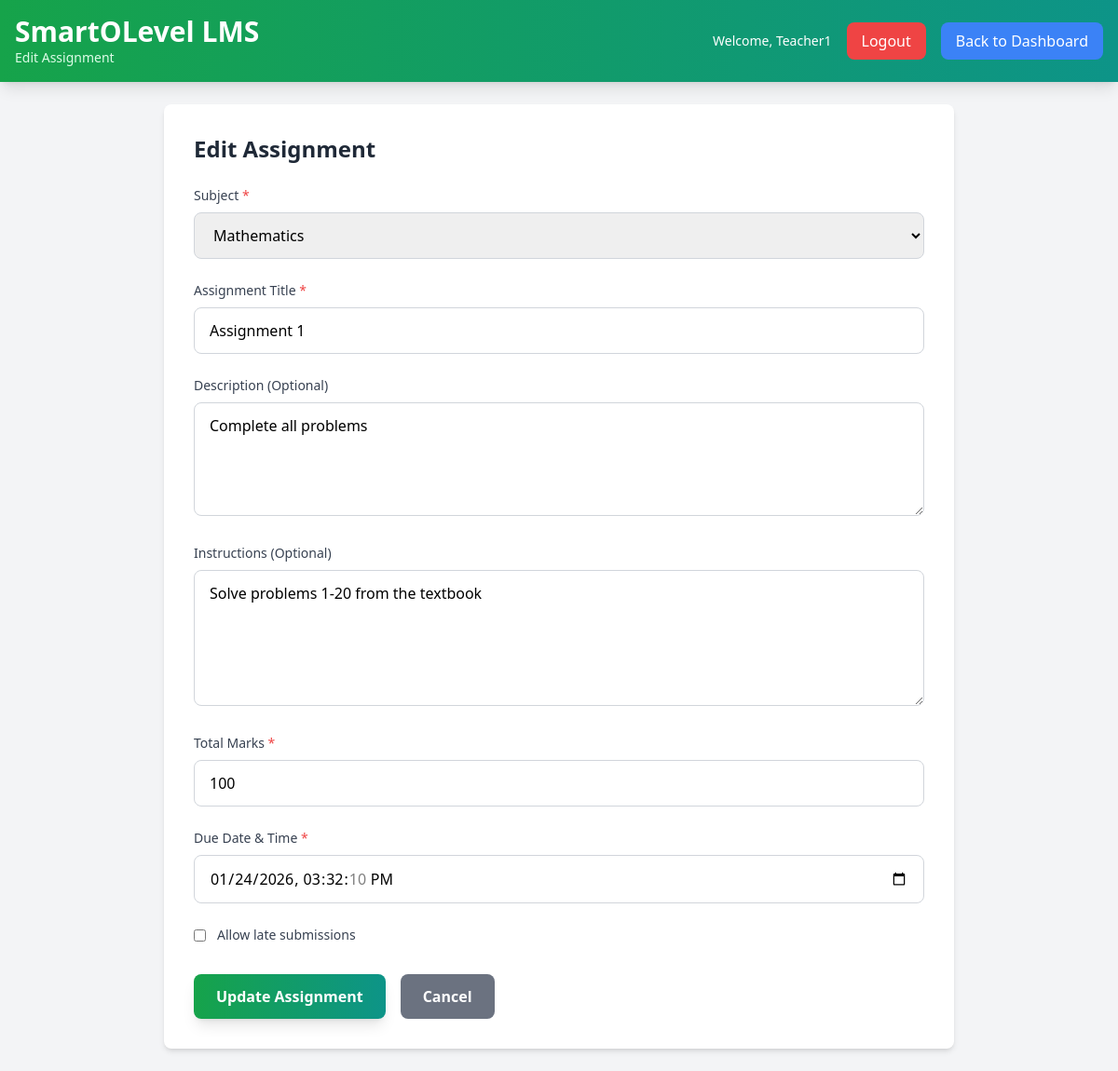
The page /teacher_edit_assignment.php?id=1 (signed in) on the database its author committed.
### tables this page shows
CREATE TABLE assignments (
    assignment_id INT AUTO_INCREMENT PRIMARY KEY,
    subject_id INT NOT NULL,
    teacher_id INT NOT NULL,
    assignment_title VARCHAR(255) NOT NULL,
    description TEXT NULL,
    instructions TEXT NULL,
    file_path VARCHAR(255) NULL,
    total_marks INT NOT NULL,
    due_date DATETIME NOT NULL,
    created_at TIMESTAMP DEFAULT CURRENT_TIMESTAMP,
    is_active BOOLEAN DEFAULT TRUE,
    allow_late_submission BOOLEAN DEFAULT FALSE,
    FOREIGN KEY (subject_id) REFERENCES subjects(subject_id) ON DELETE CASCADE,
    FOREIGN KEY (teacher_id) REFERENCES users(user_id) ON DELETE CASCADE
);

CREATE TABLE subjects (
    subject_id INT AUTO_INCREMENT PRIMARY KEY,
    subject_name VARCHAR(255) NOT NULL,
    subject_code VARCHAR(20) NOT NULL UNIQUE,
    grade_level ENUM('10','11') NOT NULL,
    subject_category ENUM('Language', 'Mathematics', 'Science', 'Social Studies', 'Religion', 'Other') NOT NULL,
    description TEXT NULL,
    is_active BOOLEAN DEFAULT TRUE,
    created_at TIMESTAMP DEFAULT CURRENT_TIMESTAMP
);

### teacher_edit_assignment.php (the view, shortened to what this page needs)
<?php
require_once 'config.php';
$teacher_id = $_SESSION['user_id'];
$teacher_name = $_SESSION['full_name'];
$assignment_id = intval($_GET['id'] ?? 0);
$query = "SELECT a.*, s.subject_name
          FROM assignments a
          INNER JOIN subjects s ON a.subject_id = s.subject_id
          WHERE a.assignment_id = ? AND a.teacher_id = ? AND a.is_active = 1";
$stmt = $conn->prepare($query);
$stmt->bind_param("ii", $assignment_id, $teacher_id);
$stmt->execute();
$result = $stmt->get_result();
$assignment = $result->fetch_assoc();
$subjects_query = "SELECT s.subject_id, s.subject_name
                   FROM subjects s
                   INNER JOIN teacher_subjects ts ON s.subject_id = ts.subject_id
                   WHERE ts.teacher_id = ?
                   ORDER BY s.subject_name";
$stmt = $conn->prepare($subjects_query);
$stmt->bind_param("i", $teacher_id);
$stmt->execute();
$teacher_subjects = $stmt->get_result();
?>
<!DOCTYPE html>
<html lang="en">
<head>
    <script src="https://cdn.tailwindcss.com"></script>
</head>
<body class="bg-gray-100 min-h-screen">
    <header class="bg-gradient-to-r from-green-600 to-teal-600 text-white p-4 shadow-lg">
        <div class="max-w-7xl mx-auto flex justify-between items-center">
            <div>
                <h1 class="text-3xl font-bold">SmartOLevel LMS</h1>
                <p class="text-sm text-green-100">Edit Assignment</p>
            </div>
            <div class="flex items-center gap-4">
                <span class="text-sm">Welcome, <?php echo htmlspecialchars($teacher_name); ?></span>
                <a href="logout.php" class="px-4 py-2 bg-red-500 text-white rounded-lg hover:bg-red-600 transition">Logout</a>
                <a href="teacher_dashboard.php" class="px-4 py-2 bg-blue-500 text-white rounded-lg hover:bg-blue-600 transition">Back to Dashboard</a>
            </div>
        </div>
    </header>
    <div class="max-w-4xl mx-auto p-6">
        <div class="bg-white rounded-lg shadow-md p-8">
            <h2 class="text-2xl font-bold text-gray-800 mb-6">Edit Assignment</h2>
            <form method="POST" enctype="multipart/form-data">
                <div class="mb-6">
                    <label for="subject_id" class="block text-sm font-medium text-gray-700 mb-2">
                        Subject <span class="text-red-500">*</span>
                    </label>
                    <select id="subject_id" name="subject_id" required
                            class="w-full px-4 py-3 border border-gray-300 rounded-lg focus:outline-none focus:ring-2 focus:ring-green-500">
                        <?php
                        $teacher_subjects->data_seek(0);
                        while ($subject = $teacher_subjects->fetch_assoc()):
                        ?>
                            <option value="<?php echo $subject['subject_id']; ?>"
                                    <?php echo ($subject['subject_id'] == $assignment['subject_id']) ? 'selected' : ''; ?>>
                                <?php echo htmlspecialchars($subject['subject_name']); ?>
                            </option>
                        <?php endwhile; ?>
                    </select>
                </div>
                <div class="mb-6">
                    <label for="assignment_title" class="block text-sm font-medium text-gray-700 mb-2">
                        Assignment Title <span class="text-red-500">*</span>
                    </label>
                    <input type="text" id="assignment_title" name="assignment_title" required
                           value="<?php echo htmlspecialchars($assignment['assignment_title']); ?>"
                           class="w-full px-4 py-3 border border-gray-300 rounded-lg focus:outline-none focus:ring-2 focus:ring-green-500">
                </div>
                <div class="mb-6">
                    <label for="description" class="block text-sm font-medium text-gray-700 mb-2">
                        Description (Optional)
                    </label>
                    <textarea id="description" name="description" rows="4"
                              class="w-full px-4 py-3 border border-gray-300 rounded-lg focus:outline-none focus:ring-2 focus:ring-green-500"><?php echo htmlspecialchars($assignment['description'] ?? ''); ?></textarea>
                </div>
                <div class="mb-6">
                    <label for="instructions" class="block text-sm font-medium text-gray-700 mb-2">
                        Instructions (Optional)
                    </label>
                    <textarea id="instructions" name="instructions" rows="5"
                              class="w-full px-4 py-3 border border-gray-300 rounded-lg focus:outline-none focus:ring-2 focus:ring-green-500"><?php echo htmlspecialchars($assignment['instructions'] ?? ''); ?></textarea>
                </div>
                <div class="mb-6">
                    <label for="total_marks" class="block text-sm font-medium text-gray-700 mb-2">
                        Total Marks <span class="text-red-500">*</span>
                    </label>
                    <input type="number" id="total_marks" name="total_marks" required min="1"
                           value="<?php echo $assignment['total_marks']; ?>"
                           class="w-full px-4 py-3 border border-gray-300 rounded-lg focus:outline-none focus:ring-2 focus:ring-green-500">
                </div>
                <div class="mb-6">
                    <label for="due_date" class="block text-sm font-medium text-gray-700 mb-2">
                        Due Date & Time <span class="text-red-500">*</span>
                    </label>
                    <input type="datetime-local" id="due_date" name="due_date" required
                           value="<?php echo str_replace(' ', 'T', $assignment['due_date']); ?>"
                           class="w-full px-4 py-3 border border-gray-300 rounded-lg focus:outline-none focus:ring-2 focus:ring-green-500">
                </div>
                <div class="mb-8">
                    <label class="flex items-center">
                        <input type="checkbox" name="allow_late_submission"
                               <?php echo $assignment['allow_late_submission'] ? 'checked' : ''; ?>
                               class="mr-3 rounded text-green-600 focus:ring-green-500">
                        <span class="text-sm font-medium text-gray-700">Allow late submissions</span>
                    </label>
                </div>
                <div class="flex gap-4">
                    <button type="submit"
                            class="px-6 py-3 bg-gradient-to-r from-green-600 to-teal-600 text-white font-semibold rounded-lg shadow-lg hover:from-green-700 hover:to-teal-700 transition">
                        Update Assignment
                    </button>
                    <a href="teacher_manage_content.php"
                       class="px-6 py-3 bg-gray-500 text-white font-semibold rounded-lg hover:bg-gray-600 transition">
                        Cancel
                    </a>
                </div>
            </form>
        </div>
    </div>
</body>
</html>

### rows shown on the page
assignments: subject_id "Mathematics", assignment_title "Assignment 1", description "Complete all problems", instructions "Solve problems 1-20 from the textbook", total_marks "100", due_date "01/24/2026 15:32:10"

### other values the page prints
$teacher_name "Teacher1"
